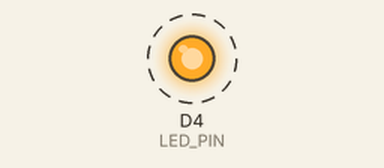
This sketch was run on a simulated ESP8266 (NodeMCU). Parts: output pins drawn as LEDs (lit = HIGH). Dashed ring = blinking. What the sketch prints to the serial monitor is not drawn.

Above: at 0.5 s.
Timing chart, 0 to 4.6 s (numbered marks = the images above):
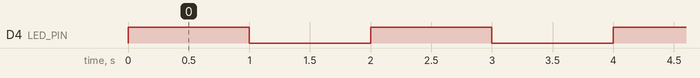

The sketch:

atom3UL.ino
```cpp
// #define TRIG_PIN D1  // GPIO5
// #define ECHO_PIN D2  // GPIO4

// void setup() {
//   Serial.begin(115200);
//   pinMode(TRIG_PIN, OUTPUT);
//   pinMode(ECHO_PIN, INPUT);
// }

// void loop() {
//   long duration, distance;

//   // Clear the TRIG_PIN
//   digitalWrite(TRIG_PIN, LOW);
//   delayMicroseconds(2);

//   // Trigger the sensor by setting TRIG_PIN high for 10 microseconds
//   digitalWrite(TRIG_PIN, HIGH);
//   delayMicroseconds(10);
//   digitalWrite(TRIG_PIN, LOW);

//   // Read the ECHO_PIN, the pulse duration corresponds to the distance
//   duration = pulseIn(ECHO_PIN, HIGH);

//   // Calculate the distance (duration / 2) * speed of sound (34300 cm/s) / 1000000 to get cm
//   distance = (duration / 2) * 0.0343;

//   // Print the distance to the Serial Monitor
//   Serial.print("Distance: ");
//   Serial.print(distance);
//   Serial.println(" cm");

//   delay(1000); // Wait a second before next measurement
// }


#define LED_PIN D4
void setup() {
  pinMode(LED_PIN,OUTPUT);    //กำหนด PIN D4 เป็น OUTPUT
}

void loop() {
  Serial.print("Distance: ");
  digitalWrite(LED_PIN,!digitalRead(LED_PIN));     //กำหนด OUTPUT ของ PIN D4
  delay(1000);           //หน่วงเวลา 500ms หรือเท่ากับ 0.5 วินาที
}
```

Measured:
- by itself, D4 (LED_PIN): alternates HIGH for 1.0 s and LOW for 1.0 s
